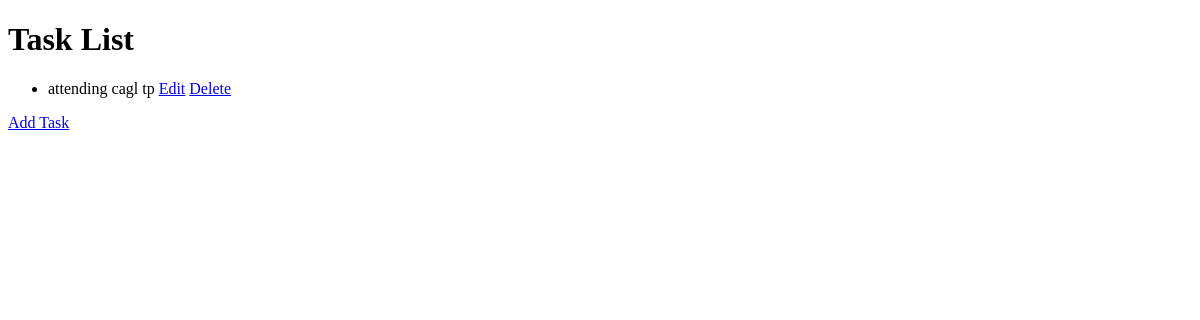
/tasks/, run on an earlier commit of the app's database.
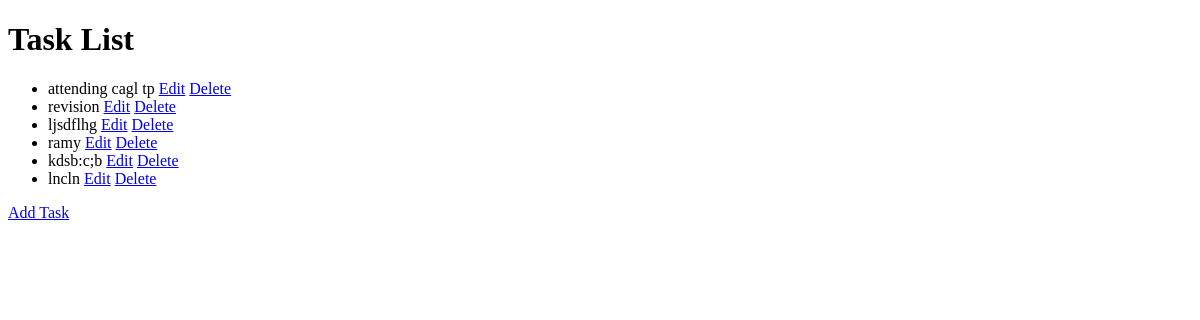
And on a later commit of the database.
### tasks/models.py (models this page shows)
class Task(models.Model):
    title = models.CharField(max_length=100)
    description = models.TextField()
    def __str__(self):
        return self.title

### tasks/views.py (the view)
# urls.py: path('' , views.task_list, name='task_list'),
def task_list(request):
    tasks = Task.objects.all()
    return render(request, 'tasks/task_list.html',{'tasks':tasks})

### tasks/templates/tasks/task_list.html
<!DOCTYPE html>
<html lang="en">
<head><title>Task List</title></head>
<body>
    <h1>Task List</h1>
    <ul>
        {% for task in tasks %}
            <li>
                {{ task }}
                <a href="{% url 'update_task' task.id %}">Edit</a>
                <a href="{% url 'delete_task' task.id %}">Delete</a>
            </li>
        {% endfor %}
    </ul>
    <a href="{% url 'add_task' %}">Add Task</a>
</body>
</html>

What changed in the data, as far as the page shows it:
added Task: title "revision"
added Task: title "ljsdflhg"
added Task: title "ramy"
added Task: title "kdsb:c;b"
added Task: title "lncln"
